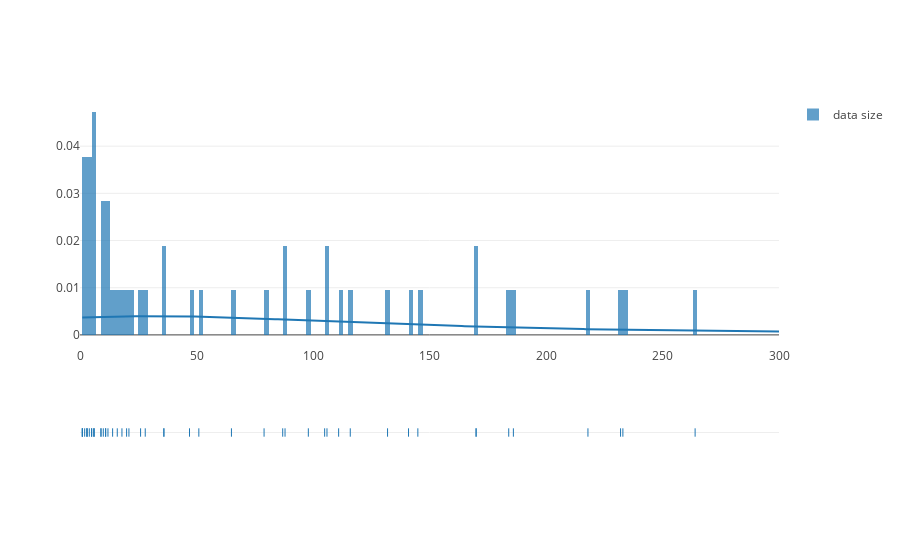

Notebook source saved alongside this figure:
### Code cell
data_df = wisdm.remove_all_nan(wisdm.data_df)

labeled_data_counter = Counter(data_df['user'])
    
fig = ff.create_distplot([list(labeled_data_counter.values())], ["data size"], bin_size=2)
fig['layout'].update(xaxis=dict(range=[0,300]))
iplot(fig, filename="Distribution of class prevalence by user")

### Figure 1 — Plotly figure (JSON) as saved in the notebook; plotly's stock layout.template omitted (floating-point values rounded to 4 significant figures; data arrays with more than 128 entries replaced by an {"elided": "..."} marker saying what was removed)
{"data": [{"autobinx": false, "histnorm": "probability density", "legendgroup": "data size", "marker": {"color": "rgb(31, 119, 180)"}, "name": "data size", "opacity": 0.7, "type": "histogram", "x": [111, 88, 145, 14, 571, 170, 5, 105, 1, 218, 65, 2, 264, 6, 28, 4, 565, 184, 47, 36, 51, 36, 11, 186, 9, 233, 132, 6, 116, 98, 26, 9, 6, 3, 79, 5, 3, 12, 106, 1, 20, 141, 311, 3, 1, 16, 10, 87, 637, 18, 11, 170, 232, 21], "xaxis": "x1", "xbins": {"end": 637, "size": 2, "start": 1}, "yaxis": "y1"}, {"legendgroup": "data size", "marker": {"color": "rgb(31, 119, 180)"}, "mode": "lines", "name": "data size", "showlegend": false, "type": "scatter", "x": {"elided": "500 float values"}, "xaxis": "x1", "y": {"elided": "500 float values"}, "yaxis": "y1"}, {"legendgroup": "data size", "marker": {"color": "rgb(31, 119, 180)", "symbol": "line-ns-open"}, "mode": "markers", "name": "data size", "showlegend": false, "text": null, "type": "scatter", "x": [111, 88, 145, 14, 571, 170, 5, 105, 1, 218, 65, 2, 264, 6, 28, 4, 565, 184, 47, 36, 51, 36, 11, 186, 9, 233, 132, 6, 116, 98, 26, 9, 6, 3, 79, 5, 3, 12, 106, 1, 20, 141, 311, 3, 1, 16, 10, 87, 637, 18, 11, 170, 232, 21], "xaxis": "x1", "y": ["data size", "data size", "data size", "data size", "data size", "data size", "data size", "data size", "data size", "data size", "data size", "data size", "data size", "data size", "data size", "data size", "data size", "data size", "data size", "data size", "data size", "data size", "data size", "data size", "data size", "data size", "data size", "data size", "data size", "data size", "data size", "data size", "data size", "data size", "data size", "data size", "data size", "data size", "data size", "data size", "data size", "data size", "data size", "data size", "data size", "data size", "data size", "data size", "data size", "data size", "data size", "data size", "data size", "data size"], "yaxis": "y2"}], "layout": {"barmode": "overlay", "hovermode": "closest", "legend": {"traceorder": "reversed"}, "xaxis": {"range": [0, 300]}, "xaxis1": {"anchor": "y2", "domain": [0, 1], "zeroline": false}, "yaxis1": {"anchor": "free", "domain": [0.35, 1], "position": 0}, "yaxis2": {"anchor": "x1", "domain": [0, 0.25], "dtick": 1, "showticklabels": false}}}
